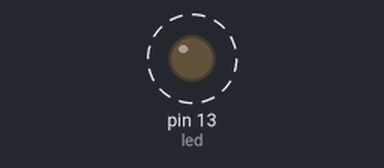
Bench run of a sketch on a simulated Arduino Uno, built with avr-gcc and run on an emulated ATmega328P. Shown: output pins drawn as LEDs (lit = HIGH). Dashed ring = blinking. Pins used as bus, display or sensor lines are not drawn; what the sketch prints to the serial monitor is not drawn.

Above: at 0.9 s.
Timing chart, 0 to 5.0 s (numbered marks = the images above):
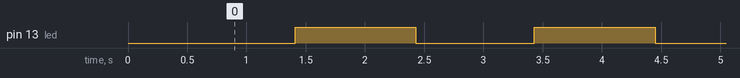

The sketch:

Reset.ino
```cpp
int led = 13;//pin 13 as OUTPUT LED pin
int resetPin = 3;
// the setup routine runs once when you press reset:
void setup() {
  digitalWrite(resetPin, LOW);
  delay(200);
  // initialize the digital pin as an output.
  pinMode(led, OUTPUT);
  pinMode(resetPin, OUTPUT);
  Serial.begin(9600);//initialize Serial Port
  Serial.println("reset");//print reset to know the program has been reset and
  //the setup function happened
  delay(200);
}

// the loop routine runs over and over again forever:
void loop() {
  delay(10);
  digitalWrite(led, LOW);   // turn the LED on (HIGH is the voltage level)
  Serial.println("on");
  delay(1000);               // wait for a second
  digitalWrite(led, HIGH);    // turn the LED off by making the voltage LOW
  Serial.println("off");
  delay(1000);               // wait for a second
  Serial.println("resetting");
  delay(10);
  digitalWrite(resetPin, HIGH);
  Serial.println("this never happens");
  //this never happens because Arduino resets

}
```

Measured:
- by itself, pin 13 (led): alternates HIGH for 1.0 s and LOW for 1.0 s
